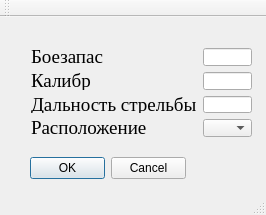
<?xml version="1.0" encoding="UTF-8"?>
<ui version="4.0">
 <class>ChangeGuns</class>
 <widget class="QMainWindow" name="ChangeGuns">
  <property name="geometry">
   <rect>
    <x>0</x>
    <y>0</y>
    <width>266</width>
    <height>215</height>
   </rect>
  </property>
  <property name="windowTitle">
   <string>ChangeGuns</string>
  </property>
  <widget class="QWidget" name="centralWidget">
   <widget class="QWidget" name="formLayoutWidget">
    <property name="geometry">
     <rect>
      <x>20</x>
      <y>20</y>
      <width>243</width>
      <height>111</height>
     </rect>
    </property>
    <layout class="QFormLayout" name="formLayout">
     <item row="0" column="0">
      <widget class="QLabel" name="label">
       <property name="font">
        <font>
         <family>Times New Roman</family>
         <pointsize>14</pointsize>
        </font>
       </property>
       <property name="text">
        <string>Боезапас</string>
       </property>
      </widget>
     </item>
     <item row="1" column="0">
      <widget class="QLabel" name="label_2">
       <property name="font">
        <font>
         <family>Times New Roman</family>
         <pointsize>14</pointsize>
        </font>
       </property>
       <property name="text">
        <string>Калибр</string>
       </property>
      </widget>
     </item>
     <item row="2" column="0">
      <widget class="QLabel" name="label_3">
       <property name="font">
        <font>
         <family>Times New Roman</family>
         <pointsize>14</pointsize>
        </font>
       </property>
       <property name="text">
        <string>Дальность стрельбы</string>
       </property>
      </widget>
     </item>
     <item row="3" column="0">
      <widget class="QLabel" name="label_4">
       <property name="font">
        <font>
         <family>Times New Roman</family>
         <pointsize>14</pointsize>
        </font>
       </property>
       <property name="text">
        <string>Расположение</string>
       </property>
      </widget>
     </item>
     <item row="0" column="1">
      <widget class="QLineEdit" name="Amm"/>
     </item>
     <item row="1" column="1">
      <widget class="QLineEdit" name="Cal"/>
     </item>
     <item row="2" column="1">
      <widget class="QLineEdit" name="Range"/>
     </item>
     <item row="3" column="1">
      <widget class="QComboBox" name="comboBox"/>
     </item>
    </layout>
   </widget>
   <widget class="QDialogButtonBox" name="buttonBox">
    <property name="geometry">
     <rect>
      <x>30</x>
      <y>140</y>
      <width>156</width>
      <height>23</height>
     </rect>
    </property>
    <property name="standardButtons">
     <set>QDialogButtonBox::Cancel|QDialogButtonBox::Ok</set>
    </property>
   </widget>
  </widget>
  <widget class="QMenuBar" name="menuBar">
   <property name="geometry">
    <rect>
     <x>0</x>
     <y>0</y>
     <width>266</width>
     <height>21</height>
    </rect>
   </property>
  </widget>
  <widget class="QToolBar" name="mainToolBar">
   <attribute name="toolBarArea">
    <enum>TopToolBarArea</enum>
   </attribute>
   <attribute name="toolBarBreak">
    <bool>false</bool>
   </attribute>
  </widget>
  <widget class="QStatusBar" name="statusBar"/>
 </widget>
 <layoutdefault spacing="6" margin="11"/>
 <resources/>
 <connections/>
</ui>
